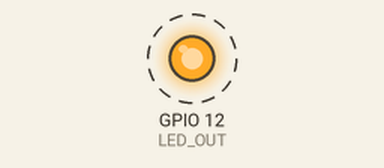
A program run on a simulated ESP32. Shown: output pins drawn as LEDs (lit = HIGH). Dashed ring = blinking. What the program prints to the serial monitor is not drawn.

Above: at 0.5 s.
Timing chart, 0 to 3.5 s (numbered marks = the images above):
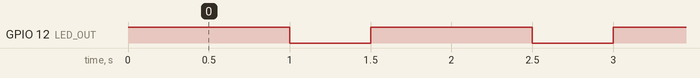

Measured:
- by itself, GPIO 12 (LED_OUT): alternates HIGH for 1.0 s and LOW for 0.50 s

The program:

main.cpp
```cpp
#include <Arduino.h>

#define LED_OUT 12

// the setup function runs once when you press reset or power the board
void setup() {
  // initialize digital pin LED_BUILTIN as an output.
  Serial.begin(115200);
  pinMode(LED_OUT, OUTPUT);
}

// the loop function runs over and over again forever
void loop() {
  digitalWrite(LED_OUT, HIGH);   // turn the LED on (HIGH is the voltage level)
  Serial.println(F("High state"));
  delay(1000);                       // wait for a second
  digitalWrite(LED_OUT, LOW);    // turn the LED off by making the voltage LOW
  Serial.println(F("Low state"));
  delay(500);                       // wait for a second
}
```
